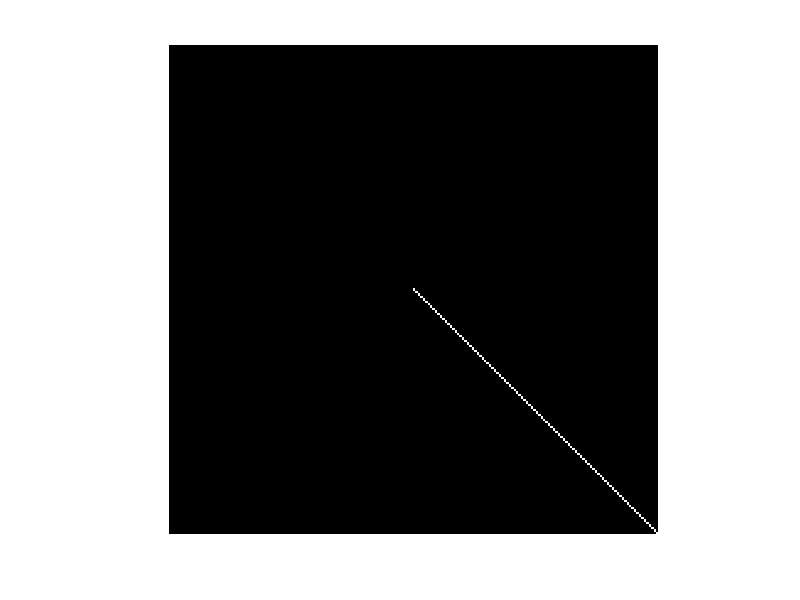

This figure's MATLAB source:
% Takes the dimension of the square, and the pixel to number ratio as
% input, creates the prime spiral pixelmap
close all

dim = 199; % Dimension should be odd, so that there is a center pixel
% Which is 1
dimsquared = dim^2;
ratio = 1;
primeDots = ~isprime(1:dimsquared);
Spiral = zeros(dim);
center = ceil(dim/2);
euclid = [ center center ];
turn = [ 0 0; 1 0 ];
rim = [ 0 0 ]'; % Coordinate system for the spiral arranged as 
    % [layer, displacement around that layer from the bottom right corner]'
% The length of each rim_i,j layer j is from 1 upwards  8*(j)
for i = 1:dimsquared
    Spiral(euclid(1), euclid(2)) = primeDots(i);
    if rim(2) - 8*(rim(1)) == 0
        rim(1) = rim(1) + 1;
        rim(2) = 1;  
        euclid = center + [ rim(1) rim(1) ];
    else
        rim(2) = rim(2) + 1;
        euclid = euclid + [ 1 0 ];
        euclid = euclid + [ 0 1 ];
        euclid = euclid + [ -1 0 ];
        euclid = euclid + [ 0 -1 ];
    end
end


figure
imshow(Spiral,[]);